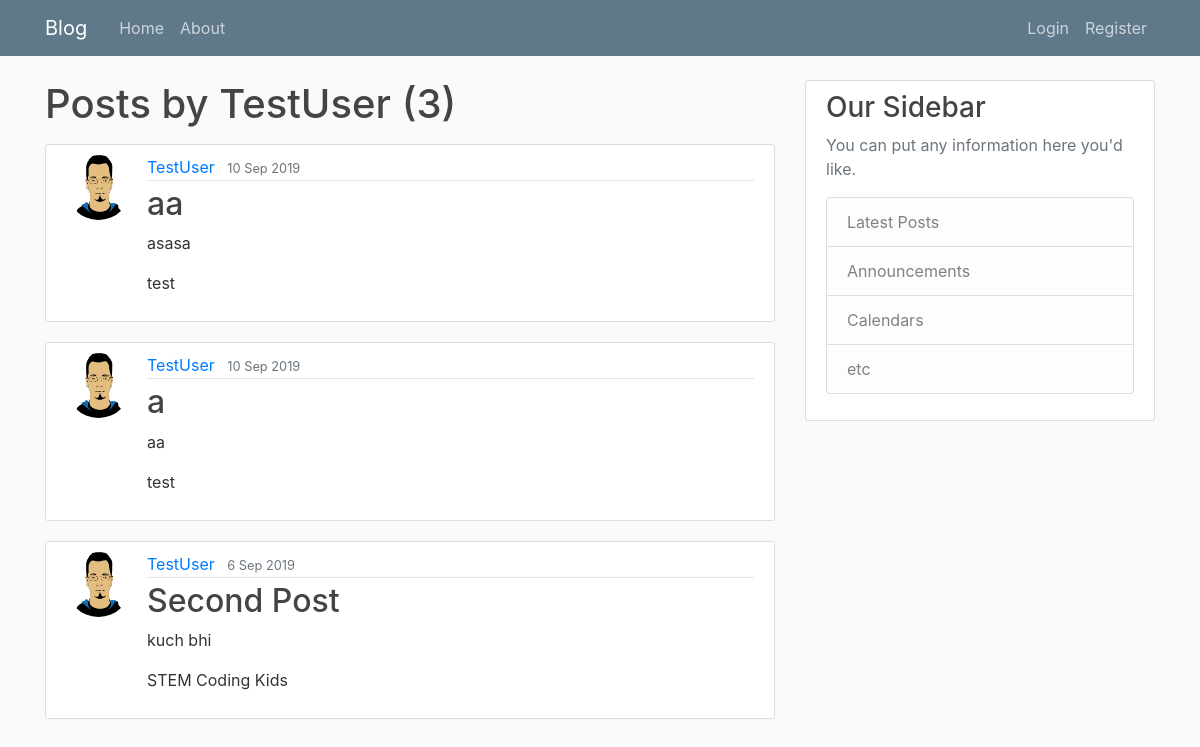
Before: /blog/user/TestUser with the older database file.
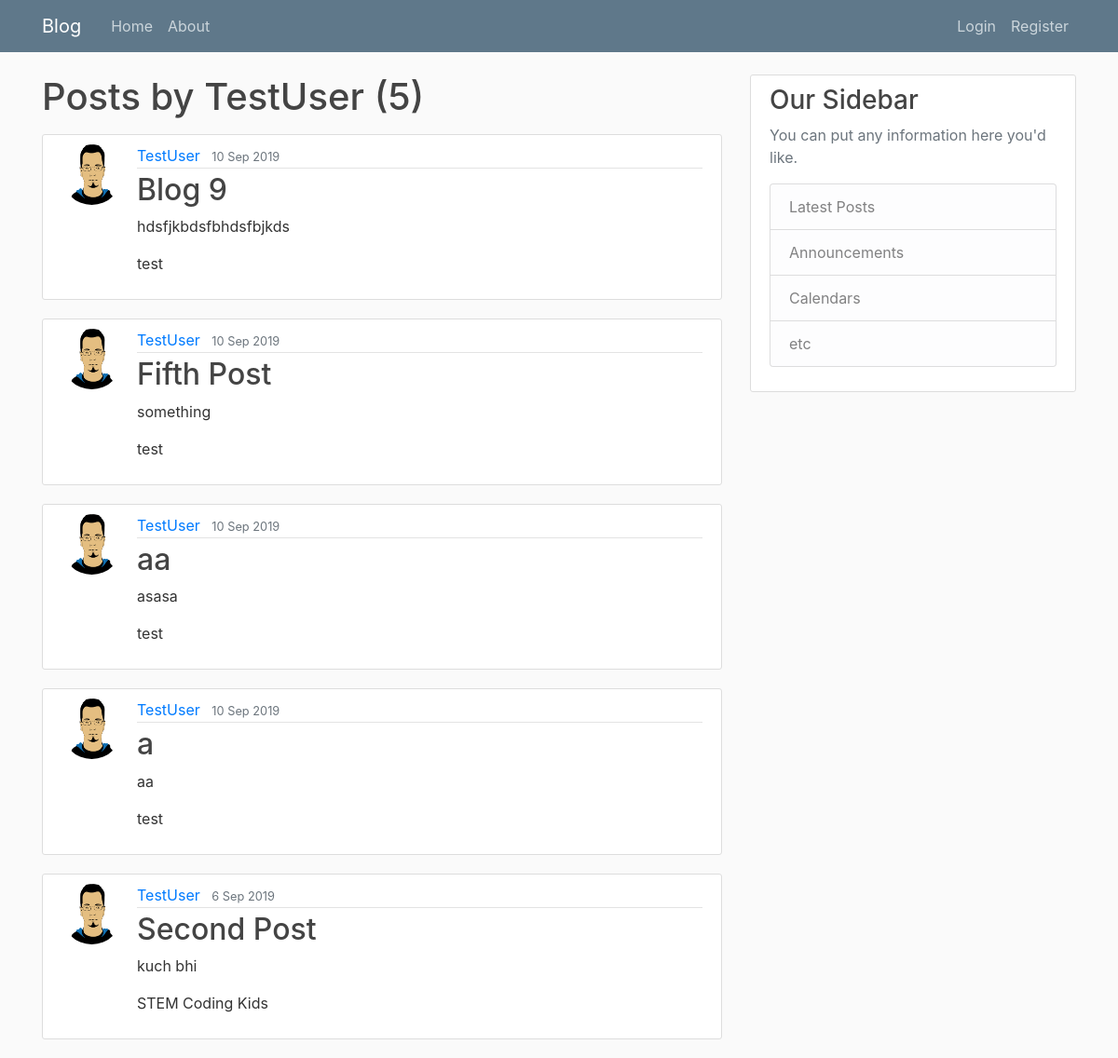
After: the same page with the newer database file.
### Blog/models.py (models this page shows, shortened)
class Post(models.Model):
    title = models.CharField(max_length=80, unique=True)
    slug = models.SlugField(default='', max_length=80)
    content = models.TextField()
    tags = models.CharField(max_length=80, blank=True)
    date_posted = models.DateTimeField(default=timezone.now)
    last_updated = models.DateTimeField(auto_now=True)
    author = models.ForeignKey(User, null=True, on_delete=models.SET_NULL)
    publish = models.BooleanField(default=False)

### Users/models.py (models this page shows, shortened)
class Profile(models.Model):
    user = models.OneToOneField(User, on_delete=models.CASCADE)
    bio = models.CharField(null=True, max_length=140)
    image = models.ImageField(default='default.jpg', upload_to='profile_pics')

### Blog/views.py (the view)
# urls.py: path('user/<str:username>', UserPostListView.as_view(), name='user-posts'),
class UserPostListView(ListView):
    template_name = 'Blog/user_posts.html'   # <app>/<model>_<viewtype>.html
    context_object_name = 'posts'
    queryset = Post.objects.filter(publish=True)
    paginate_by = 5
    def get_queryset(self):
        user = get_object_or_404(User, username=self.kwargs.get('username'))
        return Post.objects.filter(author=user).order_by('-date_posted')

### Blog/templates/Blog/user_posts.html (shortened to what this page needs)
{% extends "Blog/base.html" %}
{% block content %}
<h1 class="mb-3">Posts by {{ view.kwargs.username }} ({{ page_obj.paginator.count }})</h1>
{% for post in posts %}
<article class="media content-section">
    <img class="rounded-circle article-img" src="{{ post.author.profile.image.url }}">
    <div class="media-body">
        <div class="article-metadata">
            <a class="mr-2" href="{% url 'Blog:user-posts' post.author.username %}">{{ post.author }}</a>
            <small class="text-muted">{{ post.date_posted|date:"j M Y" }}</small>
        </div>
        <h2><a class="article-title" href="{% url 'Blog:post-detail' post.slug %}">{{ post.title }}</a></h2>
        <p class="article-content">{{ post.content }}</p>
        <p class="article-tags">{{ post.tags }}</p>
    </div>
</article>
{% endfor %}
{% endblock content %}

Changed rows visible on the page:
added Post: author.profile.image (picture), author "TestUser", date_posted "10 Sep 2019", title "Blog 9", content "hdsfjkbdsfbhdsfbjkds", tags "test"
added Post: author.profile.image (picture), author "TestUser", date_posted "10 Sep 2019", title "Fifth Post", content "something", tags "test"
Other visible differences:
{{ page_obj.paginator.count }}: "3" → "5"
